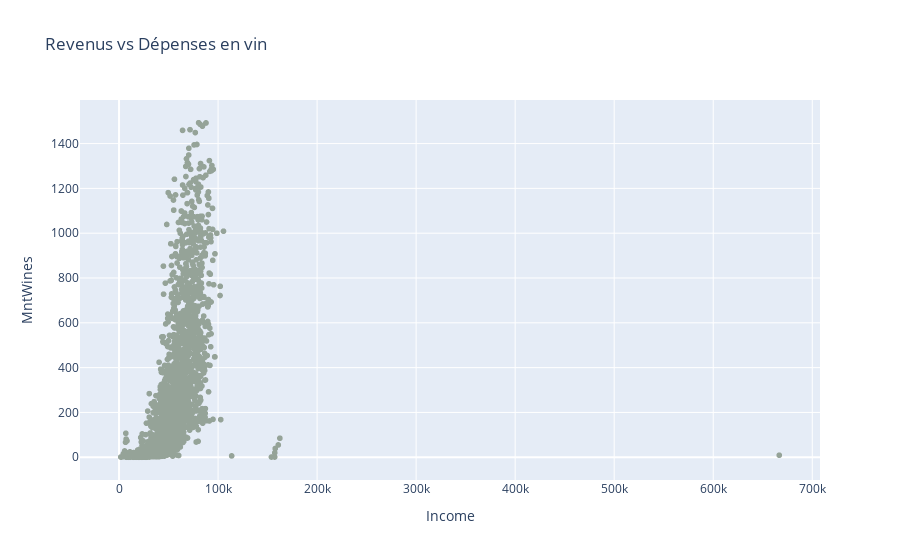

Notebook cell for this chart:
### Code cell
fig = px.scatter(data, x='Income', y='MntWines', title='Revenus vs Dépenses en vin',
                 color_discrete_sequence=couleurs)
fig.show()

### Figure 1 — Plotly figure (JSON) as saved in the notebook; plotly's stock layout.template omitted (floating-point values rounded to 4 significant figures; data arrays with more than 128 entries replaced by an {"elided": "..."} marker saying what was removed)
{"data": [{"hovertemplate": "Income=%{x}<br>MntWines=%{y}<extra></extra>", "legendgroup": "", "marker": {"color": "#95A398", "symbol": "circle"}, "mode": "markers", "name": "", "showlegend": false, "type": "scattergl", "x": {"elided": "2240 int values"}, "xaxis": "x", "y": {"elided": "2240 int values"}, "yaxis": "y"}], "layout": {"legend": {"tracegroupgap": 0}, "title": {"text": "Revenus vs Dépenses en vin"}, "xaxis": {"anchor": "y", "domain": [0, 1], "title": {"text": "Income"}}, "yaxis": {"anchor": "x", "domain": [0, 1], "title": {"text": "MntWines"}}}}
